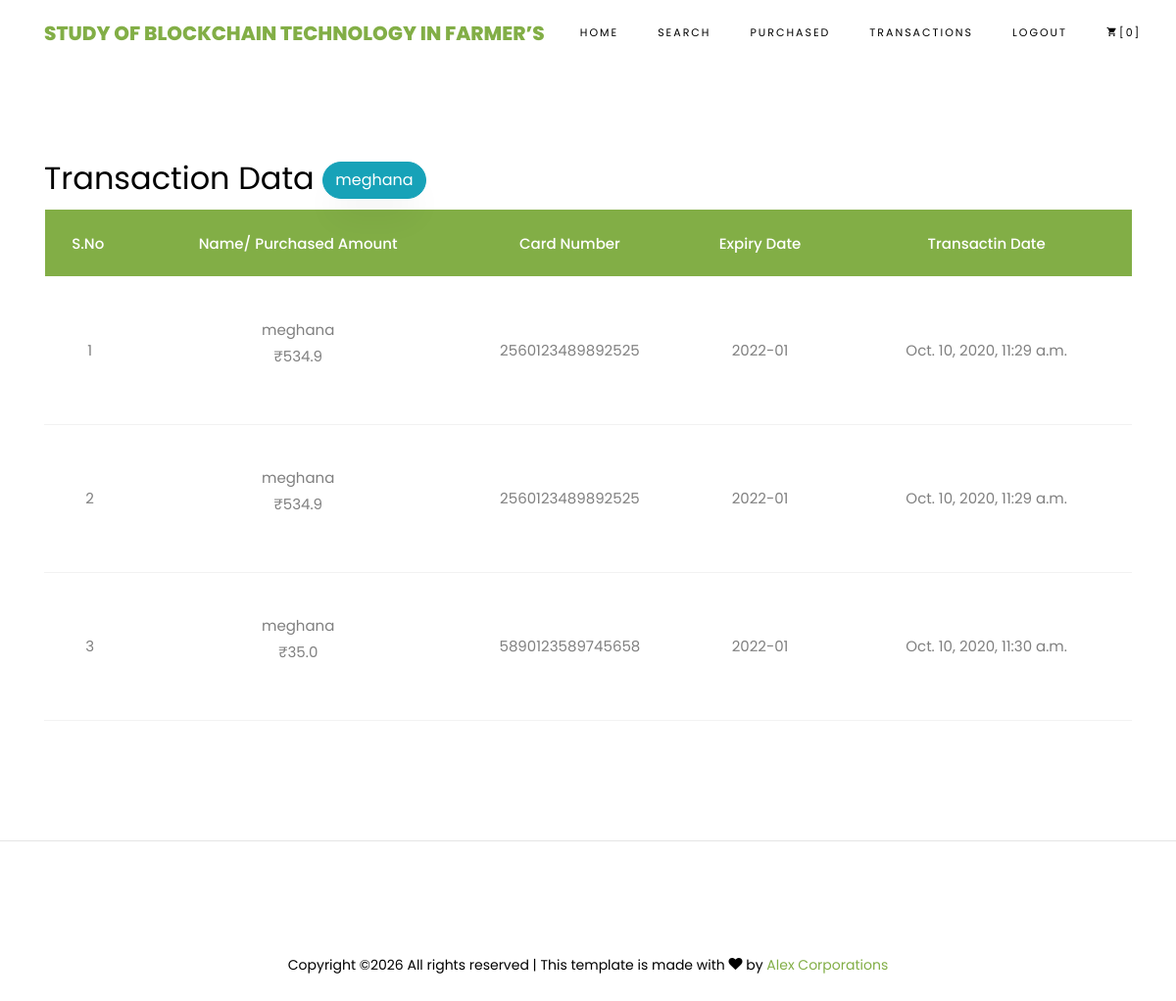
Page /BuyerViewTransactinDetails/ (signed in) on the committed database.
### buyers/models.py (models this page shows, shortened)
class BuyerTransactionModels(models.Model):
    buyername = models.CharField(max_length=100)
    totalamount = models.FloatField()
    recipientname = models.CharField(max_length=100)
    cradnumber = models.IntegerField()
    nameoncard = models.CharField(max_length=100)
    cvv = models.IntegerField()
    cardexpiry = models.CharField(max_length=200)
    trnx_date = models.DateTimeField(auto_now_add=True)
    class Meta:
        db_table = "BuyerTransactionTable"

### buyers/views.py (the view)
# urls.py: path('BuyerViewTransactinDetails/',buyer.BuyerViewTransactinDetails, name='BuyerViewTransactinDetails'),
def BuyerViewTransactinDetails(request):
    bd_name = request.session['loginid']
    print('buyer_name',bd_name)
    data = BuyerTransactionModels.objects.filter(buyername = ' '+bd_name)
    cartin = checkCartCount(bd_name)
    return render(request, 'buyers/BuyersViewTransactionDetails.html',{'data':data,'count':cartin})

### buyers/views.py (called while the page is built)
def checkCartCount(buyername):
    cartin = BuyerCropCartModels.objects.filter(buyerusername=buyername,status='waiting').count()
    return cartin

### assets/templates/buyers/BuyersViewTransactionDetails.html (shortened to what this page needs)
{%extends 'buyers/buyerbase.html'%}
{%load static%}
{%block contents%}
<section class="ftco-section ftco-cart">
			<div class="container">
				<div class="row">
    			<div class="col-md-12 ftco-animate">
                    <h2>Transaction Data <span class="btn btn-info"> {{request.session.loginid}}</span></h2>
    				<div class="cart-list">
	    				<table class="table">
						    <thead class="thead-primary">
						      <tr class="text-center">
						        <th>S.No&nbsp;</th>
						        <th>Name/ Purchased Amount</th>
						        <th>Card Number</th>
						        <th>Expiry Date</th>
						        <th>Transactin Date</th>
						      </tr>
						    </thead>
						    <tbody>
                             {% for i in data %}
                          <tr class="text-center">
                        <td>{{forloop.counter}}</td>
                        <td class="product-name">{{i.buyername}} <p>&#x20B9;{{i.totalamount}}</p></td>
                        <td class="quantity"> {{i.cradnumber}}</td>
                        <td>{{i.cardexpiry}}</td>
                        <td>{{i.trnx_date}}</td>
                    </tr>
                    {% endfor %}
						    </tbody>
						  </table>
					  </div>
    			</div>
    		</div>
			</div>
		</section>
{%endblock%}

### rows in the picture
BuyerTransactionModels: buyername "meghana", totalamount "534.9", cradnumber "2560123489892525", cardexpiry "2022-01", trnx_date "Oct. 10, 2020, 11:29 a.m."
BuyerTransactionModels: buyername "meghana", totalamount "534.9", cradnumber "2560123489892525", cardexpiry "2022-01", trnx_date "Oct. 10, 2020, 11:29 a.m."
BuyerTransactionModels: buyername "meghana", totalamount "35.0", cradnumber "5890123589745658", cardexpiry "2022-01", trnx_date "Oct. 10, 2020, 11:30 a.m."

### other values in the picture
{{ count }} "0"
{{ request.session.loginid }} "meghana"
